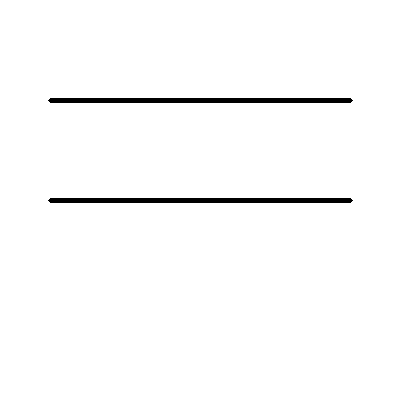
#> input picture data/parallel_lines.png, 400 x 400 px
$ python main.py
#> lines starting #> are read from the running program, lines starting #| are printed output that depends on the picture; after the words box and inside, x2 and y2 are one past the last pixel; in counts of white or black regions, pixels touching at a corner belong together
### src/detect_primitives.py
import cv2
import numpy as np
import math

def detect_lines(image_path):
    """
    Detects lines in a sketch image using Hough Transform.
    """
    # Load image in grayscale
    img = cv2.imread(image_path)
    if img is None:
        raise FileNotFoundError(f"Image not found at {image_path}")

    gray = cv2.cvtColor(img, cv2.COLOR_BGR2GRAY)

    # Invert if the sketch is dark on a white background (common for sketches)
    if np.mean(gray) > 127:
        gray = 255 - gray

    # Apply thresholding
    _, thresh = cv2.threshold(gray, 50, 255, cv2.THRESH_BINARY)

    # Edge detection
    edges = cv2.Canny(thresh, 50, 150, apertureSize=3)

    # Detect lines using Probabilistic Hough Transform
    # Adjust parameters based on typical sketch stroke thickness
    lines = cv2.HoughLinesP(edges, 1, np.pi/180, threshold=50, minLineLength=50, maxLineGap=20)

    raw_lines = []
    if lines is not None:
        for line in lines:
            x1, y1, x2, y2 = line[0]
            # Calculate angle in degrees
            angle = math.degrees(math.atan2(y2 - y1, x2 - x1))
            # Normalize angle to be between 0 and 180
            if angle < 0:
                angle += 180

            # Calculate the midpoint
            mid_x = (x1 + x2) / 2
            mid_y = (y1 + y2) / 2

            raw_lines.append({
                'pts': (x1, y1, x2, y2),
                'angle': angle,
                'mid': (mid_x, mid_y),
                'length': math.hypot(x2 - x1, y2 - y1)
            })

    # Merge overlapping lines
    merged_lines = []
    angle_tolerance = 10.0
    dist_tolerance = 30.0

    for r_line in raw_lines:
        merged = False
        for m_line in merged_lines:
            # Check if angles are similar
            angle_diff = abs(r_line['angle'] - m_line['angle'])
            angle_diff = min(angle_diff, 180 - angle_diff)

            if angle_diff < angle_tolerance:
                # Check if midpoints are close
                dist = math.hypot(r_line['mid'][0] - m_line['mid'][0], r_line['mid'][1] - m_line['mid'][1])
                if dist < dist_tolerance:
                    # Merge: keep the longest one or average them. Here we just take the longest.
                    if r_line['length'] > m_line['length']:
                        m_line['pts'] = r_line['pts']
                        m_line['angle'] = r_line['angle']
                        m_line['mid'] = r_line['mid']
                        m_line['length'] = r_line['length']
                    merged = True
                    break

        if not merged:
            merged_lines.append(r_line)

    detected_lines = [{'pts': l['pts'], 'angle': l['angle']} for l in merged_lines]

    return img, detected_lines

# [3 lines that do not run on import are left out]

### src/infer_constraints.py
import math

def calculate_angle_difference(angle1, angle2):
    """
    Calculates the absolute difference between two angles (0-180),
    accounting for circular wraparound.
    """
    diff = abs(angle1 - angle2)
    return min(diff, 180 - diff)

def infer_constraints(lines, angle_threshold=10.0):
    """
    Infers geometric constraints (Parallel, Perpendicular) between detected lines.

    Returns a list of constraints:
    [
        {'type': 'Parallel', 'line1_idx': 0, 'line2_idx': 1},
        ...
    ]
    """
    constraints = []
    n_lines = len(lines)

    if n_lines < 2:
        return constraints

    for i in range(n_lines):
        for j in range(i + 1, n_lines):
            angle1 = lines[i]['angle']
            angle2 = lines[j]['angle']

            diff = calculate_angle_difference(angle1, angle2)

            # Check for Parallelism (angles are almost the same)
            if diff <= angle_threshold:
                constraints.append({
                    'type': 'Parallel',
                    'line1_idx': i,
                    'line2_idx': j,
                    'color': (0, 255, 0) # Green for parallel
                })
            # Check for Perpendicularity (angles differ by ~90 degrees)
            elif abs(diff - 90) <= angle_threshold:
                constraints.append({
                    'type': 'Perpendicular',
                    'line1_idx': i,
                    'line2_idx': j,
                    'color': (255, 0, 0) # Blue for perpendicular
                })

    return constraints

# [2 lines that do not run on import are left out]

### src/visualize.py
import cv2
import numpy as np
import os

def visualize_results(img, lines, constraints, output_path):
    """
    Draws the detected lines and constraints on the image and saves it.
    """
    # Create a copy to draw on
    if len(img.shape) == 2:
        img_drawn = cv2.cvtColor(img, cv2.COLOR_GRAY2BGR)
    else:
        img_drawn = img.copy()

    # Draw all detected lines in red
    for line in lines:
        x1, y1, x2, y2 = line['pts']
        cv2.line(img_drawn, (x1, y1), (x2, y2), (0, 0, 255), 2)

    # Highlight constrained lines
    for count, constraint in enumerate(constraints):
        c_type = constraint['type']
        l1_idx = constraint['line1_idx']
        l2_idx = constraint['line2_idx']
        color = constraint.get('color', (255, 0, 255))

        # Draw the lines involved in the constraint with the specific color
        for idx in [l1_idx, l2_idx]:
            x1, y1, x2, y2 = lines[idx]['pts']
            cv2.line(img_drawn, (x1, y1), (x2, y2), color, 4) # Thicker line

        # Optional: Add text label near the midpoint of line 1
        x1, y1, x2, y2 = lines[l1_idx]['pts']
        mid_x = int((x1 + x2) / 2)
        mid_y = int((y1 + y2) / 2)

        text = f"{c_type}"
        cv2.putText(img_drawn, text, (mid_x, mid_y - 10), cv2.FONT_HERSHEY_SIMPLEX, 0.6, color, 2)

    cv2.imwrite(output_path, img_drawn)
    print(f"Result saved to: {output_path}")

# [2 lines that do not run on import are left out]

### main.py
import os
import argparse
from src.detect_primitives import detect_lines
from src.infer_constraints import infer_constraints
from src.visualize import visualize_results

def main():
    parser = argparse.ArgumentParser(description="Sketch-to-Constraint Prototype")
    parser.add_argument('--input', type=str, default='data/parallel_lines.png', help='Path to input sketch image')
    parser.add_argument('--output', type=str, default='results/output.png', help='Path to output visualized image')

    args = parser.parse_args()

    if not os.path.exists(args.input):
        print(f"Error: Input file {args.input} does not exist.")
        return

    print(f"Processing sketch: {args.input}")

    # Step 1: Detect lines
    img, lines = detect_lines(args.input)
#> in detect_lines, img is the input picture: shape (400, 400, 3); 98.1% white; 2 black regions, box (x1, y1, x2, y2) and area: (48, 98, 353, 103) 1513, (48, 198, 353, 203) 1513
#> in detect_lines, `edges = cv2.Canny(thresh, 50, 150, apertureSize=3)`:
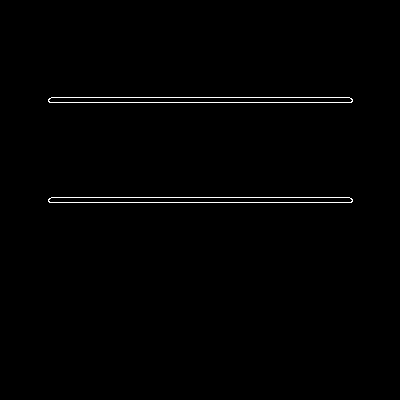
#> edges: shape (400, 400); 0.77% white in thin lines or dots, all inside (x1, y1, x2, y2) = (48, 97, 353, 203)
#> in detect_lines, `lines = cv2.HoughLinesP(edges, 1, np.pi/180, threshold=50, minLineLeng..`: lines = [[51, 197, 349, 197], [51, 97, 349, 97], [49, 202, 351, 202], [49, 102, 351, 102]]
#> the loop in detect_lines, `for line in lines:` made 4 passes
#> (x1, y1, x2, y2, mid_y) on passes 1 to 4: (51, 197, 349, 197, 197), (51, 97, 349, 97, 97), (49, 202, 351, 202, 202), (49, 102, 351, 102, 102)
#> after the loop in detect_lines, `for line in lines:`: raw_lines = 4 items
#> the loop in detect_lines, `for r_line in raw_lines:` made 4 passes
#> after the loop in detect_lines, `for r_line in raw_lines:`: m_line = {'pts': (49, 102, 351, 102), 'angle': 0, 'mid': (200, 102), 'length': 302}; merged_lines = 2 items
#> lines = 2 items
    print(f"Detected {len(lines)} distinct lines.")
#| Detected 2 distinct lines.

    # Step 2: Infer constraints
    constraints = infer_constraints(lines, angle_threshold=5.0)
#> in infer_constraints, `n_lines = len(lines)`: n_lines = 2
#> after the loop in infer_constraints, `for i in range(n_lines):`: constraints = 1 item
#> constraints = 1 item
    print(f"Inferred {len(constraints)} constraints:")
#| Inferred 1 constraints:
    for c in constraints:
        print(f"  - {c['type']} between Line {c['line1_idx']} and Line {c['line2_idx']}")
#> this loop made 1 pass
#|   - Parallel between Line 0 and Line 1

    # Step 3: Visualize
    visualize_results(img, lines, constraints, args.output)
#> the loop in visualize_results, `for line in lines:` made 2 passes
#> (line, x1, y1, x2, y2) on passes 1 to 2: ({'pts': (49, 202, 351, 202), 'angle': 0}, 49, 202, 351, 202), ({'pts': (49, 102, 351, 102), 'angle': 0}, 49, 102, 351, 102)
#> after the loop in visualize_results, `for line in lines:`:
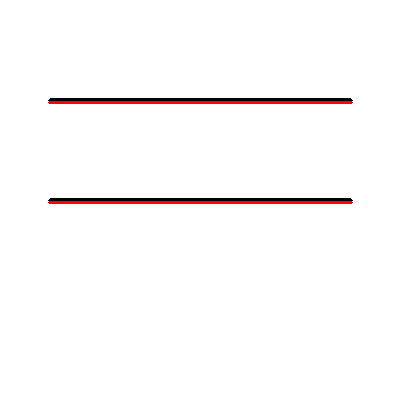
#> img_drawn: shape (400, 400, 3); 1.14% of pixels changed, all inside (x1, y1, x2, y2) = (48, 101, 353, 204)
#> the loop in visualize_results, `for count, constraint in enumerate(constraints):` made 1 pass
#> (c_type, l1_idx, l2_idx, color, x1, y1, x2, y2) on pass 1: ('Parallel', 0, 1, (0, 255, 0), 49, 202, 351, 202)
#> after the loop in visualize_results, `for count, constraint in enumerate(constraints):`:
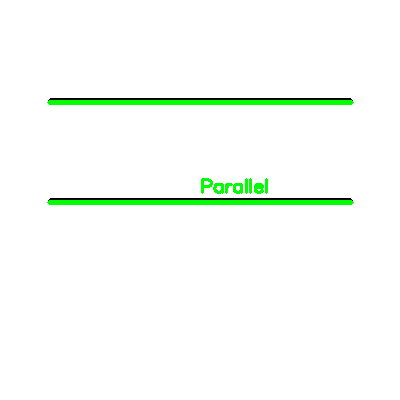
#> img_drawn: shape (400, 400, 3); 2.24% of pixels changed, all inside (x1, y1, x2, y2) = (47, 100, 354, 205)

if __name__ == "__main__":
    main()
